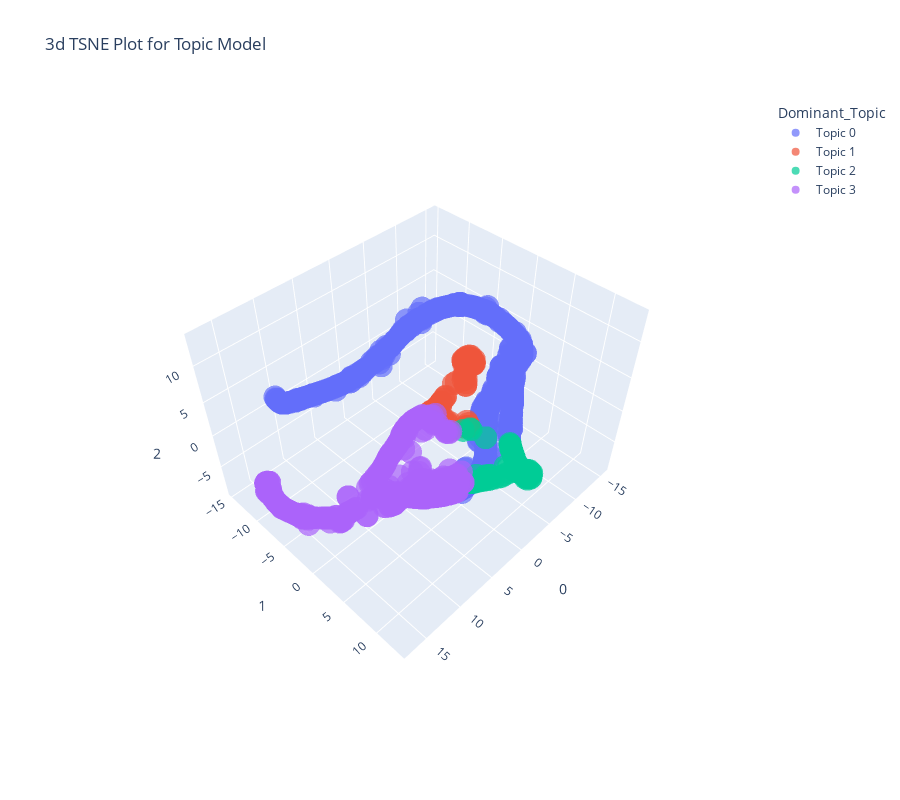

Write notebook code for a chart like this one.
### Code cell
plot_model(lda, plot = 'tsne')
